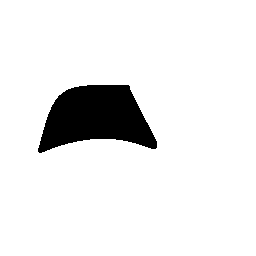
%> input picture implementation/iterative_blind_deconv/data/trash_image.png, 256 x 256 px
$ octave blind_deconv.m   (GNU Octave 9; MATLAB toolbox functions it lacks are replaced by stand-ins)
%> lines starting %> are read from the running program, lines starting %| are printed output that depends on the picture; in (x1, y1, x2, y2) boxes, pixels count from 0 and x2, y2 are one past the last pixel; in counts of white or black regions, pixels touching at a corner belong together; the program's own positions count from 1
### implementation/iterative_blind_deconv/functions_.m
function f = functions_()
    f.show_image = @show_image;
    f.ell2 = @ell2;
    f.input_and_observations = @input_and_observations;
    f.reconstruct1=@reconstruct1;
    f.conserve_energy=@conserve_energy;
    f.show=@show;
    f.normalize=@normalize;
    f.reconstruct2=@reconstruct2;
    f.weiner=@weiner;
end

function [x, X, h, H, y, Y, n] = input_and_observations(blur_sigma)
%> called with blur_sigma = 2
    % :param blur_sigma: Characterizes the gaussian standard deviation of the
    %                    space domain kernel function for convolution. Larger
    %                    blur_sigma means more a blurryier image
    % :returns x, X: The space and Fourier representations (resepecitvely)
    %                of the input
    % :returns h, H: The space and Fourier representations (resepecitvely)
    %                of the convolution matrix
    % :returns y, Y: The space and Fourier representations (resepecitvely)
    %                of the observations

    % Adding - uigetfile to open a file along with some memory of last
    % location
    x = ( imread(['data/', 'trash_image.png']) );
%> x is the input picture: size 256x256x3 uint8; 91.8% white; 1 black region, box (x1, y1, x2, y2) and area: (38, 85, 157, 153) 5350
    if(size(x,3)==3),x=rgb2gray(x);x=double(x);end % conversion to grayscale
    if(size(x,1)~=size(x,2)),x=x(1:min(size(x,1),size(x,2)),1:min(size(x,1),size(x,2))); end %considering only square images
    x = x(:, :, 1) / max(x(:)); % assume gray scale image
    n = size(x, 1);
%> n = 256
    X = fft2(x);

    h = fspecial('gaussian', n, blur_sigma);
    h = h / sum(h(:));
    H = fft2(h);

    Y = X .* abs(H);
    y = ifft2(Y);
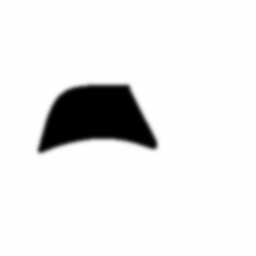
%> y: size 256x256 double; min -3.33e-11, max 1, mean 0.918; drawn with min black and max white
    y = abs(y);
end

% [135 lines left out: functions ell2, show_image, reconstruct1, reconstruct2, conserve_energy, show and 2 more, not called in this run]

### implementation/iterative_blind_deconv/blind_deconv.m
clc; clear all; close all;
f = functions_();

epsilon = 1e-2; % What's zero?
noise_sigma = 5e-2; % std. dev. of noise to add
max_its = 1e3; % iterations to perform
lambda = 0.1; % ell_2 regularization for x_grad step

blur_sigma = 2;
[x, X, h, H, y, Y, N] = f.input_and_observations(blur_sigma);
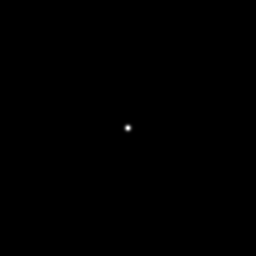
%> h: size 256x256 double; min 0, max 0.0374, mean 1.53e-05; drawn with min black and max white
%> N = 256

avg_n = 3;
h = ones(avg_n) ./ avg_n.^2;

% Vectorize observations and true image, make convolution of A a matrix (TODO:
% make A a function?
x = x(:);
y = y(:);
%> (the run ends here)
